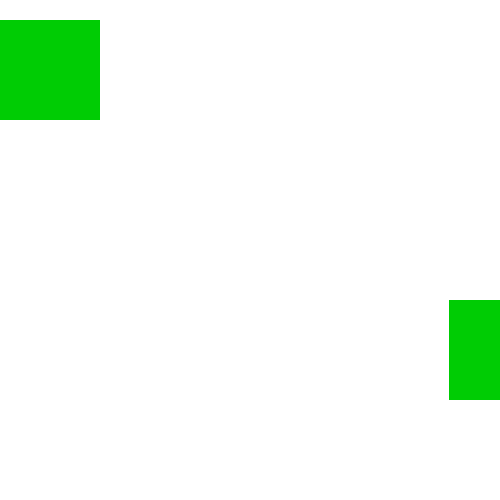
Frame 1 (no input)
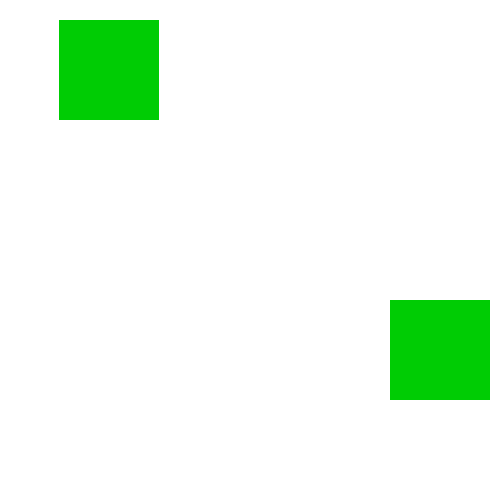
Frame 60 (the mouse pressed at the canvas centre just before this capture)
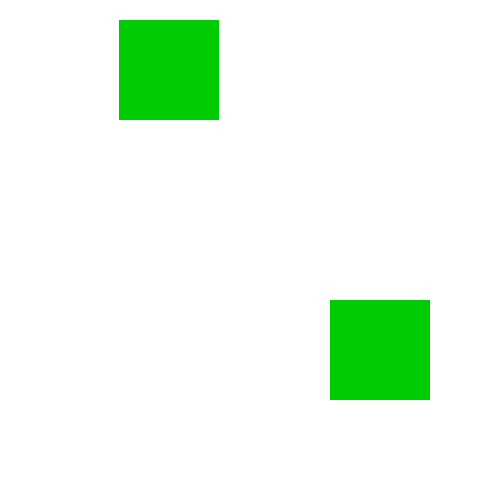
Frame 120 (the mouse held since frame 60 and released just before this capture)

The Processing sketch that drew these frames (run headless with seeded random() and noise(); from frame 60 on, the mouse is pressed at the canvas centre):

// Processing sketch: Lab_1c
// ── Lab_1c.pde
int i;
int q;

void setup() {
  size(500, 500);
  noStroke();
  fill(0, 204, 4);
  i =0;
  q=449;
}
void draw() {
  background(255);
  rect(i, 20, 100, 100); 
  
  rect(q, 300, 100, 100); 
  
  if (i+100>=499) {
      rect(i-500, 20, 100, 100);
  }
 
  if (q<=0) { 
     { 
      rect(q+500, 300, 100, 100);
    }
    
  }
  if (i>=499) i=0;
  if (q<=-100) q=399;
  i++;
  q--;
}
